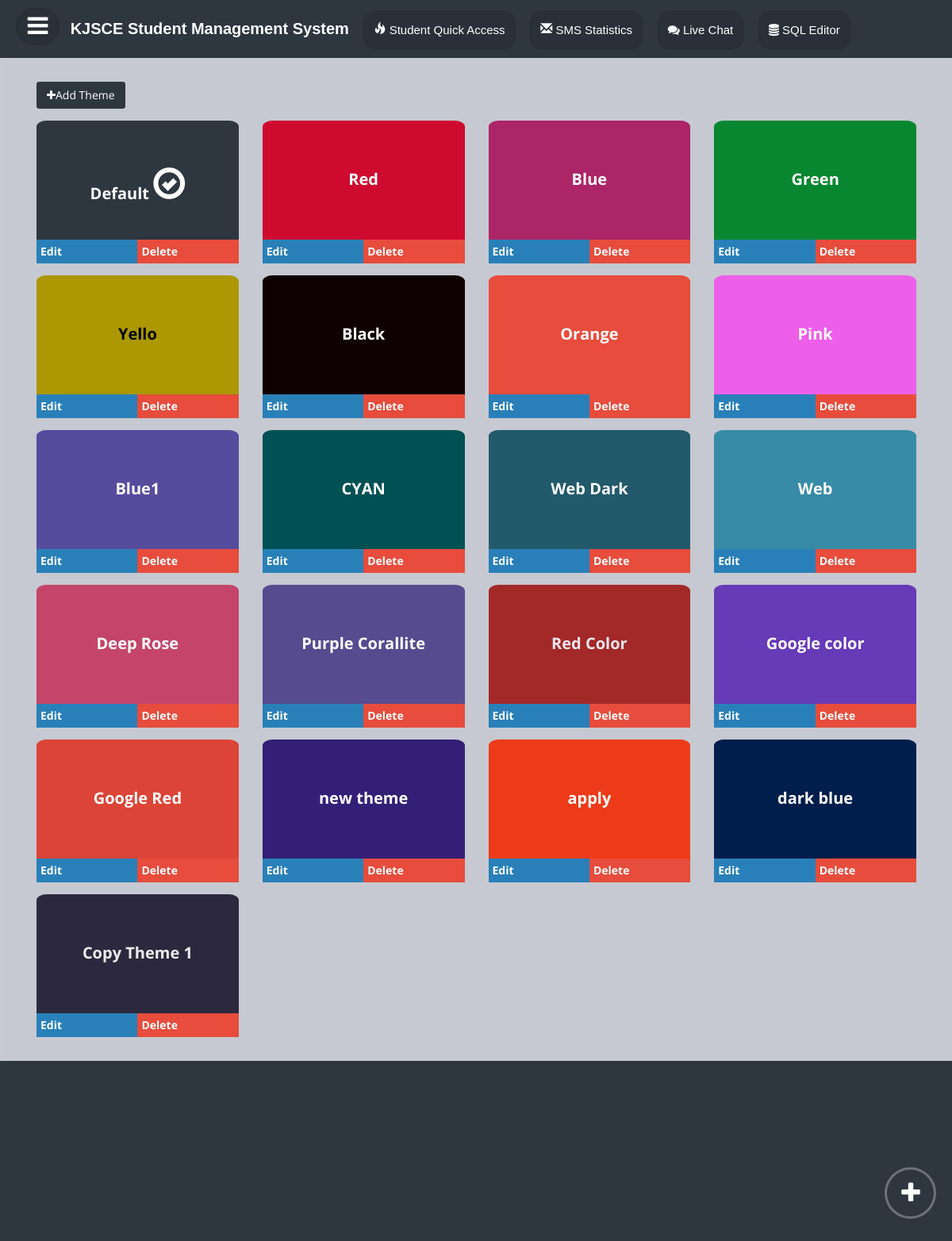
Screenshot of /theme.php (signed in) with the database file from the repository.
### tables this page shows
CREATE TABLE `setting` (
  `id` int(11) NOT NULL,
  `option_name` text,
  `option_value` text
);

CREATE TABLE `theme` (
  `id` int(11) NOT NULL,
  `name` text NOT NULL,
  `bg_color` text NOT NULL,
  `sidebar_hover` text NOT NULL,
  `sidebar_list` text NOT NULL,
  `sidebar_list_hover` text NOT NULL,
  `font_color` text NOT NULL,
  `date` date NOT NULL,
  `added_by` int(11) NOT NULL
);

### layout/header.php (called while the page is built)
<?php
include "layout.php";
?>

### theme.php (called while the page is built)
<?php
include "layout/header.php";
include "page/theme/theme.php";
include "layout/footer.php";
?>

### config/connect.php (called while the page is built, shortened)
<?php
class database {
 public $host=db_host;
 public $user=db_user;
 public $pass=db_pass;
 public $db=db_name;
 public $conn;
 public function __construct(){
    $this->set_institute_info();
 }
public function connection(){
     $this->conn =mysqli_connect($this->host,$this->user,$this->pass,$this->db);
     if(!$this->conn){
       echo "Conection failed";
     }
     else return 1;
}
public function select($query){
 return $this->result=mysqli_query($this->conn, $query);
}
public function set_institute_info(){
  $sql="select * from setting";
  $info=$this->get_sql_array($sql);
  $img="upload/custom_content/";
  $this->site_name=$info[0]['option_value'];
}
public function process_mysql_array($info){
  $res=array();
  $c=0;
  foreach ($info as $key => $value) {
    if($c%2==1)$res[$key]=$value;
    $c++;
  }
  return $res;
}
public function get_sql_array($sql){
  $info=array();
  $res=$this->select($sql);
  while($row=mysqli_fetch_array($res)){
      $sub=$this->process_mysql_array($row);
      array_push($info, $sub);
   }
   return $info;
}
}
?>

### layout/header_script.php (called while the page is built, shortened)
<?php
if( isset($_SESSION['user'])!="" ){
$db=new database();
include 'script/theme/theme.php';
include 'script/user/user.php';
$id=$_SESSION['user'];
$user_ob=new user($id);
$user=$user_ob->get_user_info();
$login_user=$user_ob->get_login_user();
$user_permit=$login_user['permit'];
$theme=new theme();
$theme_info=$theme->get_theme_info();
}
else{
    echo "<script>window.location.href = 'login.php';</script>";
}
?>

### script/user/user.php (called while the page is built, shortened)
<?php
class user {
public $login_user_id;
 public function __construct($id=""){
     $this->login_user_id=$id;
     $this->db=new database();
 }
 public function select($query){
   return $this->result=$this->db->select($query);
  }
public function get_user_info(){
	$info=array();
	$sql="select * from user";
	$res=$this->select($sql);
	while ($row=mysqli_fetch_array($res)) {
		$id=$row['id'];
		$sub=$this->db->process_mysql_array($row);
		$sub['photo_orginal']=$row['photo'];
		$sub['phone']='0'.$sub['phone'];
		$sub['photo']="upload/user_photo/".$sub['photo'];
		$info[$id]=$sub;
	}
	return $info;
}
public function get_login_user(){
	$info=$this->get_user_info();
	return $info[$this->login_user_id];
}
}
?>

### script/theme/theme.php (called while the page is built, shortened)
<?php
class theme {
 public function __construct(){
     $this->db=new database();
 }
 public function select($query){
   return $this->result=$this->db->select($query);
  }
  public function get_theme_info(){
    $info=array();
    $sub=array();
    $sql="select * from theme";
     $res=$this->select($sql);
     while ($row=mysqli_fetch_array($res)) {
      $id=$row['id'];
      $sub['id']=$id;
      $sub['name']=$row['name'];
      $sub['bg_color']=$row['bg_color'];
      $sub['font_color']=$row['font_color'];
      $sub['date']=$row['date'];
      $sub['added_by']=$row['added_by'];
      $info[$id]=$sub;
     }
   return $info;
  }
}
?>

### page/theme/theme.php (the view, shortened to what this page needs)
<button class="btn btn-primary" onclick="add_theme()"><i class="fa fa-plus"></i>Add Theme</button>
<div class="row" style="">
<?php
$uid=$login_user['id'];
$theme=$login_user['theme'];
foreach ($theme_info as $key => $value) {
	$bg_color=$value['bg_color'];
	$font_color=$value['font_color'];
	$name=$value['name'];
	$id=$value['id'];
?>
<form action="" method="post">
	<div class="col-md-3 col-sm-3" style="margin-top: 15px; margin-right: 0px;">
		<div class="theme">
			<div class="header_theme" style="background-color: <?php echo "$bg_color"; ?>; color: <?php echo "$font_color"; ?>"onclick="fun(<?php echo "$uid,$id"; ?>)" >
			<center>
			<?php echo "$name"; ?>
			<?php
           if($theme==$id){
           	?>
           	<span style="font-size: 40px" class="glyphicon glyphicon-ok-circle" aria-hidden="true"></span>
           <?php
			}
			?>
		</center>
			</div>
			<div class="col-md-6 col-sm-6 edit" onclick="edit_theme(<?php echo "$id"; ?>)">Edit</div>
			<div class="col-md-6 col-sm-6 delete">Delete</div>
		</div>
	</div>
</form>
<?php } ?>
</div>

### layout/layout_style.php (shortened to what this page needs)
<?php
include "header_script.php";
?>
<!doctype html>
<html lang="en"><head>
    <?php include 'header_lib.php'; ?>
    <link rel="stylesheet" type="text/css" href="style/stylesheets/theme.css">
</head>
<body class="theme-blue">

### layout/header_lib.php (shortened to what this page needs)
<link rel="stylesheet" type="text/css" href="style/lib/bootstrap/css/bootstrap.css">
<link rel="stylesheet" href="style/lib/font-awesome/css/font-awesome.css">
<link rel="stylesheet" type="text/css" href="http://cdn.datatables.net/plug-ins/3cfcc339e89/integration/bootstrap/3/dataTables.bootstrap.css">
<link rel="stylesheet" type="text/css" href="style/stylesheets/money_recept.css">
<link rel="stylesheet" type="text/css" href="style/css/table.css">

### layout/nev_bar.php (shortened to what this page needs)
<?php
$permit_role=($role<=5)?"techserm":"ins";
$chat_due=$chat->get_chat_last_list($permit_role);
$chat_due=($chat_due==0)?"":"($chat_due)";
?>
 <div class="navbar navbar-default" role="navigation" style="position: auto; border-width: 0px 0px 1px 0px; border-color: rgba(0,0,0,0.2); padding: 10px;" >
        <div class="navbar-headerr"  style="position: auto; border-width: 0px;">
        <ul class="nav navbar-nav navbar-left">
          <span onclick="action_side_bar()" class="sidebar-toggle-action">
          <button  class="btn_nav_toggle"><i class="fa fa-bars" id="icon_div"></i></button>
          </span>
          <a class="" href="index.php"><span class="navbar-brand"  style="color:var(--font-color)"><font class="logo_title"> <?php echo $db->site_name; ?></font></span></a>
          <span class="nev_bar_button_area">
           <button onclick="student_info_nav_bar()" class="btn_tab" style="margin-left: 15px;"><span class="glyphicon glyphicon-fire"></span> Student Quick Access</button>
           <button onclick="sms_state_nav()" class="btn_tab" style="margin-left: 15px;"><span class="glyphicon glyphicon-envelope"></span> SMS Statistics</button>
           <button onclick="live_chat_nav()" class="btn_tab" style="margin-left: 15px;"><i class="fa fa-comments"></i> Live Chat <b><?php echo "$chat_due"; ?></b></button>
           <button onclick="sql_editor()" class="btn_tab" style="margin-left: 15px;"><span class="fa fa-database"></span> SQL Editor</button>
          </span>
        </ul>
        </div>
</div>
<link rel="stylesheet" type="text/css" href="style/css/nav_bar.css">

### layout/side_bar.php (shortened to what this page needs)
<div style="background-color: #ffffff; height: 100%; position: absolute;">
    <div class="sidebar-nav" style="">
        <?php
$user_name=$login_user['uname'];
$user_email=$login_user['email'];
$id=$login_user['id'];
$user_name=$id_card->make_string($user_name,20);
$user_email=$id_card->make_string($user_email,20);
?>
            <ul class="side_bar_ul">
                <li class="side-user" style="">
                    <div class="user-head">
                        <div>
                            <a class="inbox-avatar" style="border-radius: 0%" href="user_info.php?user_id=<?php echo " $id "; ?>">
    </a>
                            <div class="user-name" style="">
                                <h5><a href="user_info.php?user_id=<?php echo "$id"; ?>"><?php echo "$user_name"; ?></a></h5>
                                <span><a href="user_info.php?user_id=<?php echo "$id"; ?>"><?php echo "$user_email"; ?></a></span>
                            </div>
                        </div>
                    </div>
                </li>
                <li><a href="index.php" class="nav-header"><i class="fa fa-fw fa-dashboard side_bar_icon"></i> Dashboard</a></li>
                <li><a href="javascript:void(0)" data-target=".legal-menu_s" class="nav-header collapsed" data-toggle="collapse"><i class="fa fa-mortar-board side_bar_icon"></i> Students<i class="fa fa-collapse"></i></a></li>
                <?php if($user_permit<8){ ?>
                    <li><a href="batch_list.php" class="nav-header"><i class="fa fa-outdent  side_bar_icon"></i> Batch</a></li>
                    <li><a href="program_list.php" class="nav-header"><i class="fa fa-renren side_bar_icon"></i> Program</a></li>
                    <li><a href="subject_list.php" class="nav-header"><i class="fa fa-fw fa-book side_bar_icon"></i> Subject</a></li>
                    <li><a href="javascript:void(0)" data-target=".result" class="nav-header collapsed" data-toggle="collapse"><i class="fa fa-th-list side_bar_icon"></i> Exam<i class="fa fa-collapse"></i></a></li>
                    <li><a href="javascript:void(0)" data-target=".notice" class="nav-header collapsed" data-toggle="collapse"><i class="fa fa-bullhorn side_bar_icon"></i> Notice<i class="fa fa-collapse"></i></a></li>
                    <li><a href="javascript:void(0)" data-target=".user" class="nav-header collapsed" data-toggle="collapse"><i class="fa fa-fw fa-user side_bar_icon"></i> User<i class="fa fa-collapse"></i></a></li>
                    <li><a href="javascript:void(0)" data-target=".account" class="nav-header collapsed" data-toggle="collapse"><i class="fa fa-rupee side_bar_icon"></i> Account<i class="fa fa-collapse"></i></a></li>
                    <li><a href="javascript:void(0)" data-target=".report" class="nav-header collapsed" data-toggle="collapse"><i class="fa fa-file-text-o side_bar_icon"></i> Report<i class="fa fa-collapse"></i></a></li>
                    <li><a href="javascript:void(0)" data-target=".sms" class="nav-header collapsed" data-toggle="collapse"><i class="fa fa-envelope-o side_bar_icon"></i> SMS<i class="fa fa-collapse"></i></a></li>
                    <li><a href="javascript:void(0)" data-target=".setting" class="nav-header collapsed" data-toggle="collapse"><i class="fa fa-cogs side_bar_icon"></i> Setting<i class="fa fa-collapse"></i></a></li>
                    <?php } ?>
            </ul>
    </div>
</div>

### layout/layout.php (shortened to what this page needs)
<?php
include "layout_style.php";
include "nev_bar.php";
include "side_bar.php";
?>
<div id="content" class="content">
	<div class="main-content" style="padding-bottom: 30px;margin-top: 15px;" >
		<?php
  			include "bubble.php";
 		?>

### layout/bubble.php (shortened to what this page needs)
<div class="containerr" style="">
	<div class="row" style="">
		        <div id="inbox" >
          <div style="position: fixed;" class="fab btn-group show-on-hover dropup">
          <div data-toggle="tooltip" data-placement="left" title="Select Option" style="margin-left: 42px;">
          <button type="button" class="btn btn-danger btn-io dropdown-toggle" data-toggle="dropdown"  style="">
            <span class="fa-stack fa-2x">
                <i class="fa fa-circle fa-stack-2x fab-backdrop"></i>
                <i class="fa fa-plus fa-stack-1x fa-inverse fab-primary"></i>
            </span>
          </button></div>
        </div>
        </div>
	</div>
</div>

### layout/footer.php (shortened to what this page needs)
</div>
</div>
<div class="footer-style custom_footer">
</div>
</body></html>

### style/stylesheets/theme.css (style rules this page uses)
body { background: var(--bg-color); background-position: initial initial; background-repeat: initial initial; margin: 0px; padding: 0px; }
body, h1, h2, h3, h4, h5, h6, p, a, .h1, .h2, .h3, .h4, .h5, .h6 { font-family: 'Open Sans', helvetica, arial, sans-serif; }
.navbar { -webkit-box-shadow: 0px 0px 3px var(--bg-color); -moz-box-shadow: 0px 0px 3px var(--bg-color); box-shadow: 0px 0px 3px var(--bg-color); padding: 0em 1em; margin: 0px; -webkit-border-radius: 0px; -moz-border-radius: 0px; border-radius: 0px; -moz-background-clip: padding; -webkit-background-clip: padding-box; background-clip: padding-box; border: 0px; border-bottom: none; color: var(--font-color); }
.content { padding: 15px 45px 0px 45px; position: relative; }
.content,.content_with_sidebar { min-height: 800px; background: #C6C9D1; border-left: 1px solid #cccccc; transition: 0.6s; }
.btn { -webkit-border-radius: 3px; -moz-border-radius: 3px; border-radius: 3px; }
.btn-primary { background-color: var(--bg-color); background-image: -webkit-gradient(linear, 0 0, 0 100%, from(var(--bg-color)), to(var(--bg-color))); border: 1px solid var(--bg-color); font-weight: normal; }
.btn-danger { background-color: var(--bg-color); background-image: -webkit-gradient(linear, 0 0, 0 100%, from(var(--bg-color)), to(var(--bg-color))); border: 1px solid var(--bg-color); font-weight: normal; }
.theme-blue .navbar { background: var(--bg-color); border-width: 1px; border-style: dotted; border-color: #1F262D; color: #000000; padding: 5px; }

### style/css/nav_bar.css (style rules this page uses)
.dropdown-toggle { background-color: rgba(0,0,0.1,0.1)!important; color: var(--font-color)!important; padding: 12px; border-radius: 15px; margin-left: 5px; border: 1px solid rgba(0,0,0.1,0.1); font-size: 15px; font-family: "Trebuchet MS", Helvetica, sans-serif; }
.btn_nav_toggle { background-color: rgba(0,0,0.1,0.1); color: var(--font-color); width: 55px; height: 47px; border-radius: 120px; margin-left: 5px; border: 1px solid rgba(0,0,0.1,0.1); font-size: 30px; font-family: "Trebuchet MS", Helvetica, sans-serif; }
.btn_tab { background-color: rgba(0,0,0.1,0.1); color: var(--font-color); padding: 12px; border-radius: 15px; margin-left: 5px; border: 1px solid rgba(0,0,0.1,0.1); font-size: 15px; font-family: "Trebuchet MS", Helvetica, sans-serif; }
.logo_title { font-family: Verdana, Geneva, sans-serif ; }

### style/stylesheets/custom.css (style rules this page uses)
.footer-style { background-color: var(--bg-color); padding: 15px; font-family: sans-serif; font-size: 15px; color: var(--font-color); }
.sidebar-toggle-action { color: var(--font-color); font-size: 28px; display: inline-block; padding-left: 5px; cursor: pointer; transition: 0.5s; }
.user-head .inbox-avatar { float: left; width: 65px; }
.user-head .user-name { display: inline-block; margin: 0 0 0 0px; }
.user-head .user-name h5 { font-size: 14px; font-weight: 300; margin-bottom: 0; margin-top: 15px; }
.user-head .user-name h5 a { color: #fff; }
.user-head .user-name span a { color: #87e2e7; font-size: 12px; }
.side-user { display: block; width: 100%; padding: 15px; border-top: none !important; border-bottom: 1px solid rgba(0,0,0,0.1); text-align: center; height: 90px; overflow: hidden; }
.sidebar-nav { width: 240px; position: absolute; overflow: hidden; float: left; border-top: none; border-left: none; margin: 0em; }
.sidebar-nav ul { list-style: none; padding-left: 0px; overflow: hidden; }
.sidebar-nav .nav-header { border-bottom: 1px solid rgba(0,0,0,0.1); background: var(--bg-color); border-left: 0px; color: var(--font-color); display: block; font-weight: normal; font-size: 1em; line-height: 2.6em; padding: .50em .5em .5em 1em; margin-bottom: 0px; text-transform: none; }

### layout/side_bar.php (style rules this page uses)
.side_bar_ul a { text-decoration: none; }
.side_bar_ul { color: var(--font-color); opacity: 0.9; }

### page/theme/theme_list.php (style rules this page uses)
.header_theme { height: 150px; padding-top: 60px; font-weight: bold; cursor: pointer; font-size: 20px; border-radius: 100%; }
.edit { background-color: #2980b9; }
.delete { background-color: #e74c3c; }
.edit,.delete,.active { padding: 5px; cursor: pointer; font-weight: bold; color: #ffffff; }

### layout/bubble.php (style rules this page uses)
.fab { cursor: pointer; }
.fab-backdrop { color: rgba(255, 255, 255, 0); }
.fab-primary, .fab-secondary { transition: all 0.35s ease-in-out; }
#inbox .show-on-hover { position: absolute; bottom: 40px; right: 20px; }
#inbox .btn-io { height: 65px; width: 65px; padding: 0 !important; border: 3px solid rgba(255,255,255,0.3); border-radius: 100%; }

### layout/footer.php (style rules this page uses)
.custom_footer { padding: 10px!important; font-weight: bold; font-size: 18px; font-family: "Palatino Linotype", "Book Antiqua", Palatino, serif; }

### rows the page displays
setting: option_value "KJSCE Student Management System"
theme: name "Default"
theme: name "Red"
theme: name "Blue"
theme: name "Green"
theme: name "Yello"
theme: name "Black"
theme: name "Orange"
theme: name "Pink"
theme: name "Blue1"
theme: name "CYAN"
theme: name "Web Dark"
theme: name "Web"
theme: name "Deep Rose"
theme: name "Purple Corallite"
theme: name "Red Color"
theme: name "Google color"
theme: name "Google Red"
theme: name "new theme"
theme: name "apply"
theme: name "dark blue"
theme: name "Copy Theme 1"
